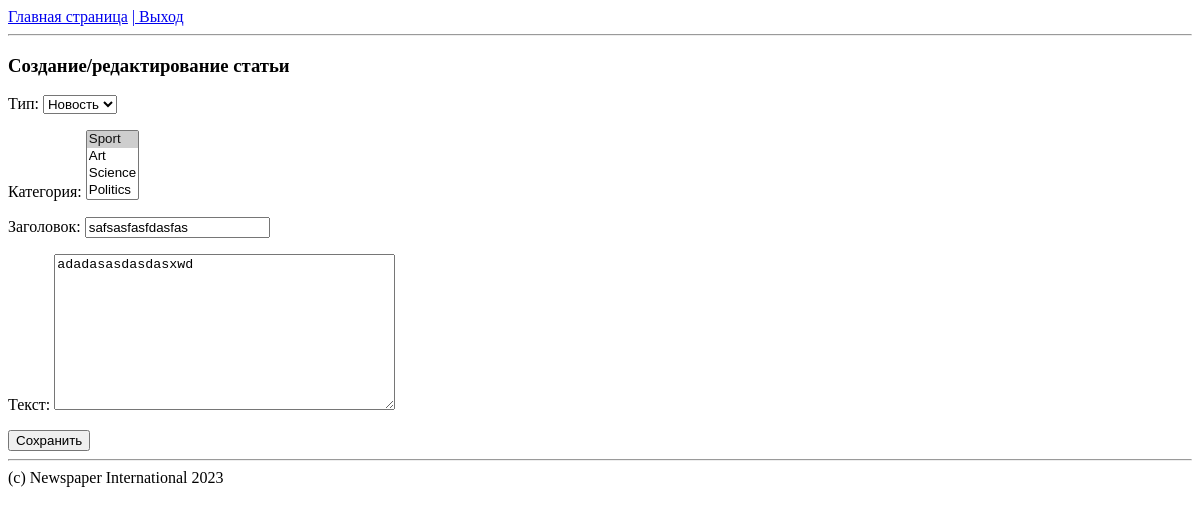
The page /89/edit/ (signed in) on the database as committed earlier.
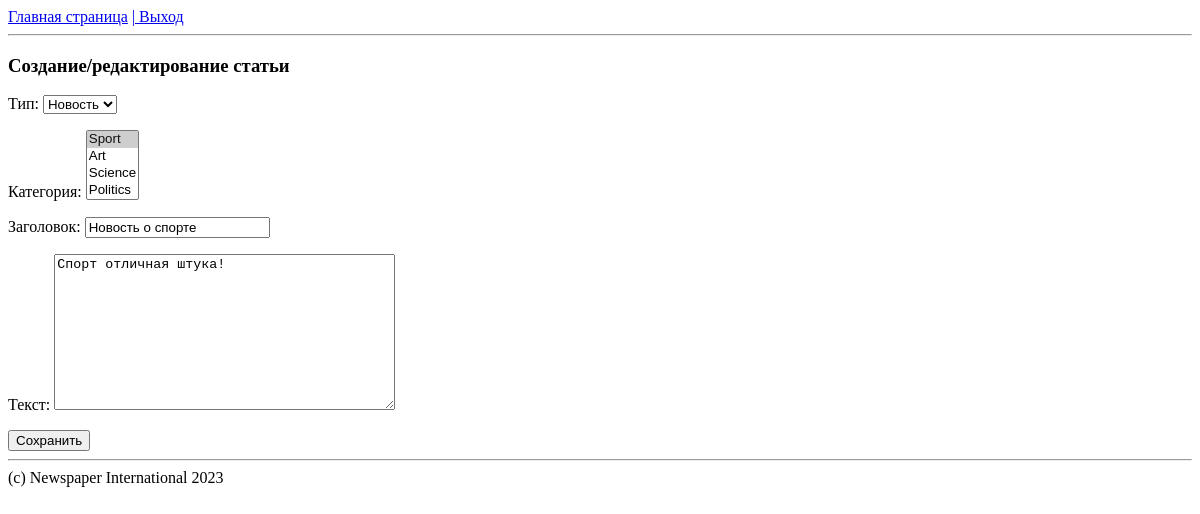
The same page on the database as committed later.
### news/models.py (models this page shows, shortened)
class Post(models.Model):
    article = 'AR'
    news = 'NW'
    TYPES = [(article, 'Статья'), (news, 'Новость')]
    author = models.ForeignKey(Author, on_delete=models.CASCADE, verbose_name=u'Автор')
    type = models.CharField(max_length=2, choices=TYPES, default=news, verbose_name=u'Тип')
    time_create = models.DateTimeField(auto_now_add=True, verbose_name=u'Дата создания')
    category = models.ManyToManyField(Category, through='PostCategory', verbose_name=u'Категория')
    heading = models.CharField(verbose_name=u'Заголовок', max_length=255)
    body = models.TextField(verbose_name=u'Текст')
    rating = models.IntegerField(default=0)

### news/views.py (the view)
# urls.py: path('<int:pk>/edit/', PostUpdate.as_view(), name='post_update'),
class PostUpdate(LoginRequiredMixin, PermissionRequiredMixin, UpdateView):
    permission_required = ('news.change_post')
    template_name = 'post_create.html'
    form_class = PostForm
    success_url = '/search/'
    def get_object(self, **kwargs):
        _id = self.kwargs.get('pk')
        return Post.objects.get(pk=_id)

### news/forms.py
class PostForm(ModelForm):
    class Meta:
        model = Post
        fields = ['type', 'category', 'heading', 'body']

### news/models.py (called while the page is built)
    def __str__(self):
        return f'{self.topic}'

### templates/post_create.html (shortened to what this page needs)
{% extends 'flatpages/default.html' %}
{% block content %}
    <h3>Создание/редактирование статьи</h3>
    <form method="POST">
        {{ form.as_p }}
        <input type="submit" value="Сохранить">
    </form>
{% endblock content %}

Rows that differ between the two databases and show on the page:
changed Post "Новость": heading "safsasfasfdasfas" → "Новость о спорте"; body "adadasasdasdasxwd" → "Спорт отличная штука!"
